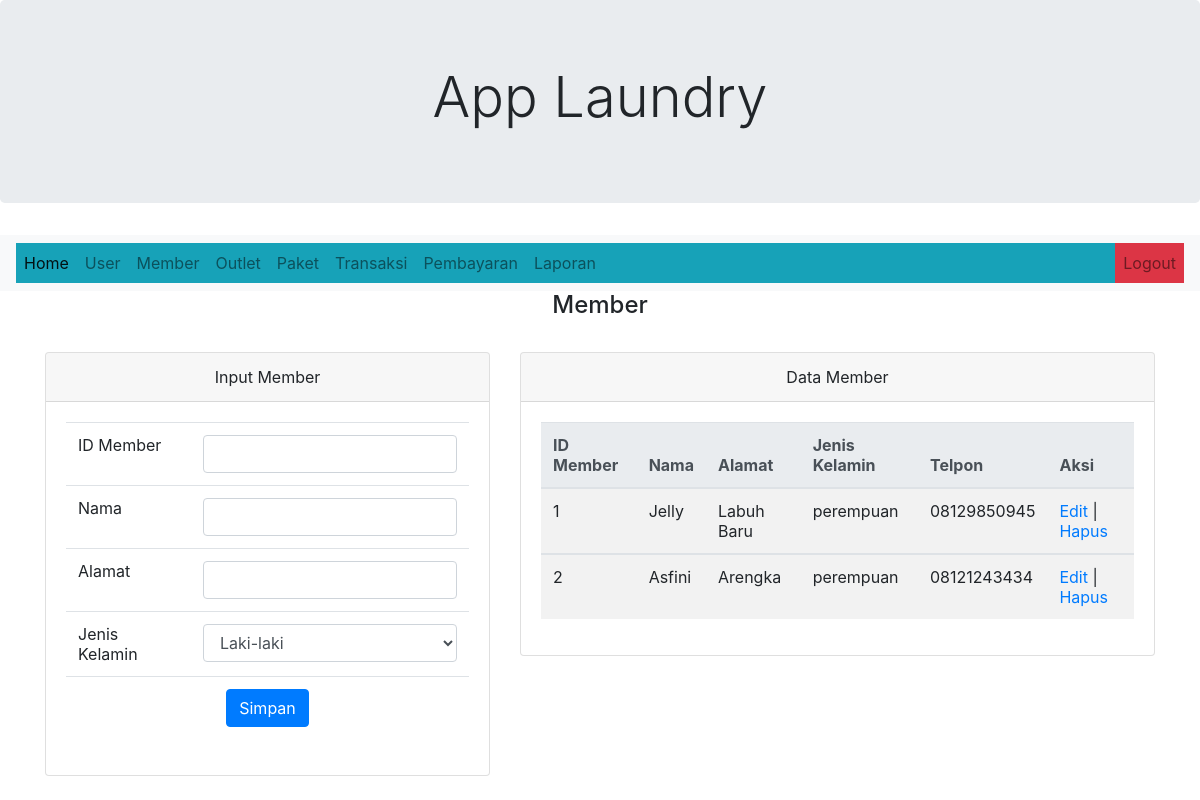
Screenshot of /admin.php?halaman=member (signed in) with the database file from the repository.
### tables this page shows
CREATE TABLE `member` (
  `id_member` int(11) NOT NULL,
  `nama` varchar(100) NOT NULL,
  `alamat` text NOT NULL,
  `jenis_kelamin` varchar(50) NOT NULL,
  `tlp` varchar(15) NOT NULL
);

### function/config.php (called while the page is built, shortened)
<?php
class Database
{
    public $connect;
    public function __construct()
    {
        $this->connect = mysqli_connect("localhost", "root", "", "dblaundry");
    }
    function return_db()
    {
        return $this->connect;
    }
}

### function/class.member.php (called while the page is built, shortened)
<?php
include_once "config.php";
class Member
{
    protected $db;
    public function __construct()
    {
        $this->db = new Database;
        $this->db = $this->db->return_db();
    }
    public function tampil()
    {
        $query = $this->db->prepare("SELECT * FROM member");
        $query->execute();
        $hasil = $query->get_result();
        return $hasil;
    }
}

### halaman/member.php (the view, shortened to what this page needs)
<div class="container">
    <div class="col-md-16">
        <h4 align="center">Member</h4>
        <br>
        <div class="row">
            <div class="col-sm-5">
                <div class="card">
                    <div class="card-header">
                        Input Member
                    </div>
                    <div class="card-body">
                        <form action="" method="POST">
                            <table class="table table-hover">
                                <tr>
                                    <td>ID Member</td>
                                    <td><input type="text" name="id_member" class="form-control"></td>
                                </tr>
                                <tr>
                                    <td>Nama</td>
                                    <td><input type="text" name="nama" class="form-control"></td>
                                </tr>
                                <tr>
                                    <td>Alamat</td>
                                    <td><input type="text" name="alamat" class="form-control"></td>
                                </tr>
                                <tr>
                                    <td>Jenis Kelamin</td>
                                    <td>
                                        <select name="jenis_kelamin" class="form-control">
                                            <option value="laki-laki">Laki-laki</option>
                                        </select>
                                    </td>
                                </tr>
                                <tr>
                                    <td colspan="2" align="center"><button type="submit" class="btn btn-primary">Simpan</button></td>
                                </tr>
                            </table>
                        </form>
                    </div>
                </div>
            </div>
            <div class="col-sm-7">
                <div class="card">
                    <div class="card-header">
                        Data Member
                    </div>
                    <div class="card-body">
                        <table class="table table-striped">
                            <thead class="thead-light">
                                <tr>
                                    <th scope="col">ID Member</th>
                                    <th scope="col">Nama</th>
                                    <th scope="col">Alamat</th>
                                    <th scope="col">Jenis Kelamin</th>
                                    <th scope="col">Telpon</th>
                                    <th scope="col">Aksi</th>
                                </tr>
                            </thead>
                            <?php
                            require_once "function/class.member.php";
                            $member = new Member();
                            $select = $member->tampil();
                            foreach ($select as $data) {
                            ?>
                                <tbody>
                                    <tr>
                                        <td> <?php echo $data['id_member'] ?> </td>
                                        <td> <?php echo $data['nama'] ?> </td>
                                        <td> <?php echo $data['alamat'] ?> </td>
                                        <td> <?php echo $data['jenis_kelamin'] ?> </td>
                                        <td> <?php echo $data['tlp'] ?> </td>
                                        <td>
                                            <a href="admin.php?halaman=editmember&id_member=<?php echo $data['id_member'] ?>"> Edit </a> |
                                            <a href="proses/proses.member.php?id_member=<?php echo $data['id_member'] ?>&aksi=hapus"> Hapus </a>
                                        </td>
                                    </tr>
                                </tbody>
                            <?php } ?>
                        </table>
                    </div>
                </div>
            </div>
        </div>
    </div>
</div>

### rows the page displays
member: id_member "1", nama "Jelly", alamat "Labuh Baru", jenis_kelamin "perempuan", tlp "08129850945"
member: id_member "2", nama "Asfini", alamat "Arengka", jenis_kelamin "perempuan", tlp "08121243434"
